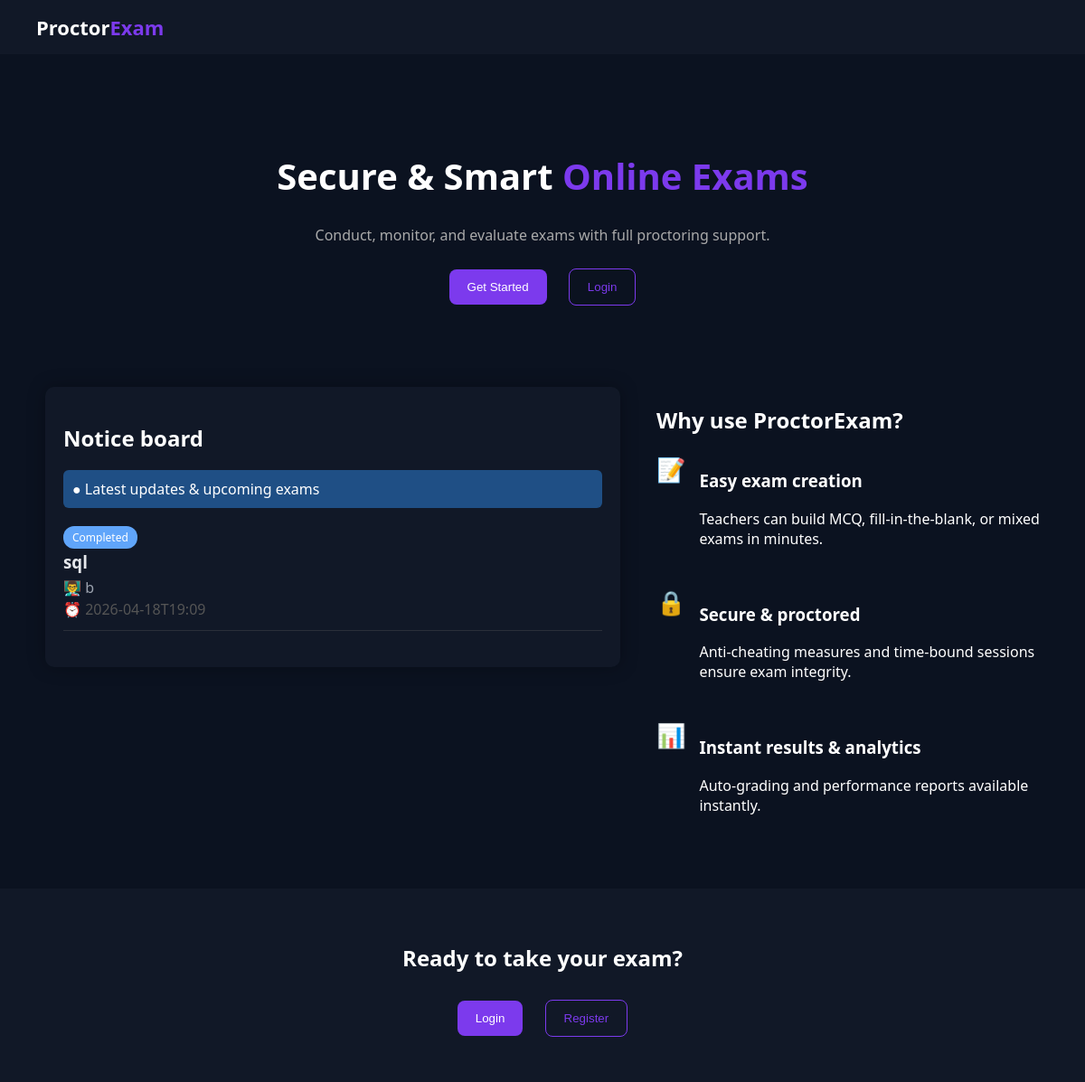
/, run on an earlier commit of the app's database.
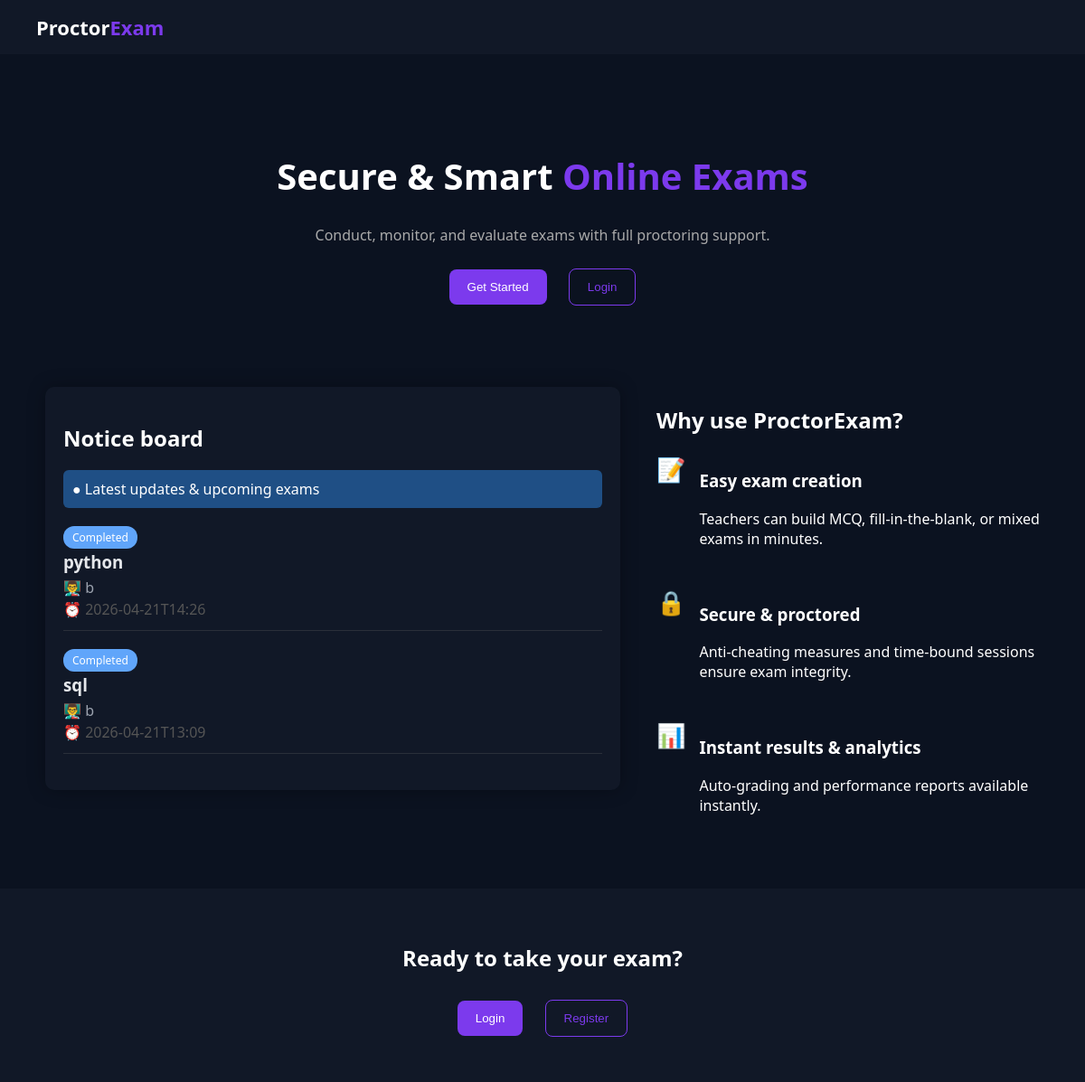
And on a later commit of the database.
### tables this page shows
CREATE TABLE exams (
    id INTEGER PRIMARY KEY AUTOINCREMENT,
    exam_name TEXT,
    subject TEXT,
    description TEXT,
    start_time TEXT,
    duration INTEGER,
    examiner_id INTEGER,
    random_password TEXT,
    results_published INTEGER DEFAULT 0
);

### app.py (the view)
@app.route('/')
def index():
    conn = get_db()
    exams = conn.execute("""
        SELECT e.id, e.exam_name, e.start_time, e.duration,
               u.username as teacher_name
        FROM exams e
        JOIN users u ON e.examiner_id = u.id
        ORDER BY e.start_time DESC
        LIMIT 5
    """).fetchall()
    from datetime import datetime, timedelta
    exam_list = []
    for exam in exams:
        start = datetime.strptime(exam['start_time'], "%Y-%m-%dT%H:%M")
        end = start + timedelta(minutes=exam['duration'])
        now = datetime.now()
        if start <= now <= end:
            status = "Live"
        elif start > now:
            status = "Upcoming"
        else:
            status = "Result"
        exam_list.append({
            "name": exam["exam_name"],
            "teacher": exam["teacher_name"],
            "start": exam["start_time"],
            "status": status
        })
    conn.close()
    return render_template('home.html', exams=exam_list)

### app.py (called while the page is built)
def get_db():
    conn = sqlite3.connect(DB_PATH, timeout=20)
    conn.row_factory = sqlite3.Row
    return conn

### templates/home.html (shortened to what this page needs)
<!DOCTYPE html>
<html lang="en">
<head>
</head>
<body>
<div class="navbar">
    <div class="logo">Proctor<span>Exam</span></div>
</div>
<div class="hero">
    <h1>Secure & Smart <span>Online Exams</span></h1>
    <p>Conduct, monitor, and evaluate exams with full proctoring support.</p>
    <a href="/register"><button class="btn btn-primary">Get Started</button></a>
    <a href="/login"><button class="btn btn-outline">Login</button></a>
</div>
<div class="main-content">
    <div class="left-section">
        <div class="notice-board">
            <h2>Notice board</h2>
            <div class="notice-header">
                ● Latest updates & upcoming exams
            </div>
            {% if exams and exams|length > 0 %}
                {% for exam in exams %}
                <div class="notice-item">
                    {% if exam.status == "Live" %}
                        <span class="badge live">Live</span>
                    {% elif exam.status == "Upcoming" %}
                        <span class="badge upcoming">Upcoming</span>
                    {% else %}
                        <span class="badge result">Completed</span>
                    {% endif %}
                    <h3>{{ exam.name }}</h3>
                    <p>
                        👨‍🏫 {{ exam.teacher }}
                    </p>
                    <p style="color:#555;">
                        ⏰ {{ exam.start }}
                    </p>
                </div>
                {% endfor %}
            {% else %}
                <p>No updates available</p>
            {% endif %}
        </div>
    </div>
    <div class="right-section">
        <h2>Why use ProctorExam?</h2>
        <div class="feature">
            <div class="icon">📝</div>
            <div>
                <h3>Easy exam creation</h3>
                <p>Teachers can build MCQ, fill-in-the-blank, or mixed exams in minutes.</p>
            </div>
        </div>
        <div class="feature">
            <div class="icon">🔒</div>
            <div>
                <h3>Secure & proctored</h3>
                <p>Anti-cheating measures and time-bound sessions ensure exam integrity.</p>
            </div>
        </div>
        <div class="feature">
            <div class="icon">📊</div>
            <div>
                <h3>Instant results & analytics</h3>
                <p>Auto-grading and performance reports available instantly.</p>
            </div>
        </div>
    </div>
</div>
<div class="footer">
    <h2>Ready to take your exam?</h2>
    <a href="/login"><button class="btn btn-primary">Login</button></a>
    <a href="/register"><button class="btn btn-outline">Register</button></a>
</div>
</body>
</html>

What changed in the data, as far as the page shows it:
added exams: name "python", teacher "b", start "2026-04-21T14:26"
changed exams "sql": start "2026-04-18T19:09" → "2026-04-21T13:09"
